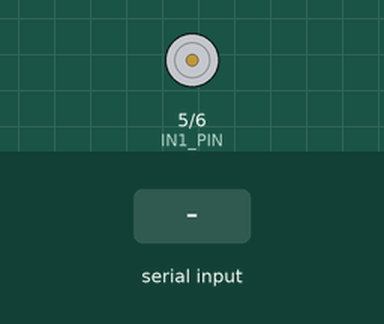
The sketch below on a simulated Arduino Uno, built with avr-gcc and run on an emulated ATmega328P. On the bench: motor-driver pin pairs drawn as motors (green arrow = first pin HIGH = forward, orange = second pin HIGH = backward, longer = more drive, scaled by the enable pin). The inputs (shaded band) are chosen by the test bench.

Above: at 1.2 s.
1.3 s: "e" received over Serial
At 1.8 s:
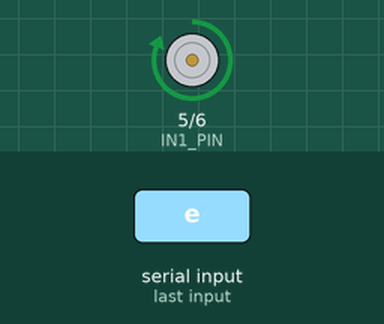
2.8 s: "r" received over Serial
At 4.0 s:
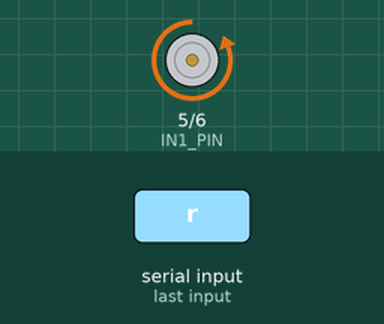
4.3 s: "s" received over Serial
At 5.3 s:
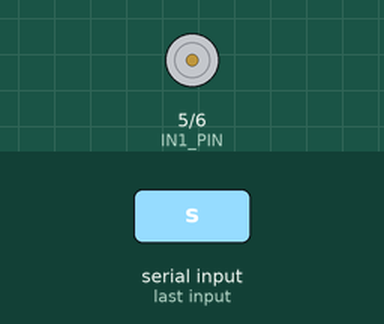
Timing chart, 0 to 7.3 s (numbered marks = the images above; inputs shaded):
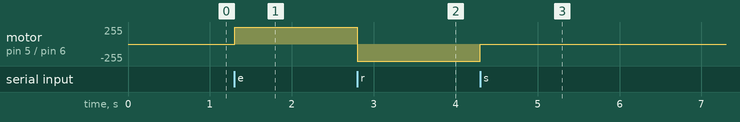

Measured:
- after the input at 1.3 s, motor on pin 5 (IN1_PIN) / pin 6 (IN2_PIN): stopped → forward 255/255 at once
- after the input at 2.8 s, motor on pin 5 (IN1_PIN) / pin 6 (IN2_PIN): forward 255/255 → backward 255/255 at once
- after the input at 4.3 s, motor on pin 5 (IN1_PIN) / pin 6 (IN2_PIN): backward 255/255 → stopped at once

The sketch:

LinearActuatorcode_bts7960.ino
```cpp
#define IN1_PIN  5 // Left PWM pin
#define IN2_PIN  6 // Right PWM pin
#define PWM_PIN  9

void setup() {
  Serial.begin(9600);
  pinMode(IN1_PIN, OUTPUT);
  pinMode(IN2_PIN, OUTPUT);
  pinMode(PWM_PIN, OUTPUT);
}

void loop() {
  // wait for serial input
  if (Serial.available() > 0) {
    char command = Serial.read();
    switch (command) {
      case 'e': // extend
        analogWrite(PWM_PIN, 255);
        digitalWrite(IN1_PIN, HIGH);
        digitalWrite(IN2_PIN, LOW);
        break;
      case 'r': // retract
        analogWrite(PWM_PIN, 255);
        digitalWrite(IN1_PIN, LOW);
        digitalWrite(IN2_PIN, HIGH);
        break;
      case 's': // stop
        analogWrite(PWM_PIN, 0);
        digitalWrite(IN1_PIN, LOW);
        digitalWrite(IN2_PIN, LOW);
        break;
    }
  }
}
```
